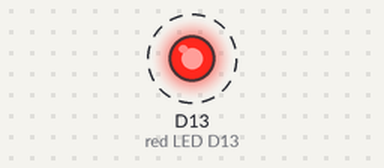
Bench run of a program on a simulated Circuit Playground running CircuitPython. Parts: output pins drawn as LEDs (lit = HIGH). Dashed ring = blinking. What the program prints to the serial console is not drawn.

Above: at 0.2 s.
Timing chart, 0 to 3.0 s (numbered marks = the images above):
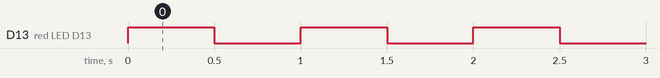

Measured:
- by itself, D13 (red LED D13): alternates HIGH for 0.50 s and LOW for 0.50 s

The program:

code.py
```python
"""
Blink the built-in LED.
Blocking.
"""

# libraries
import time
from adafruit_circuitplayground import cp

# setup
cp.red_led = False

print("blink LED")

# loop
while True:
    cp.red_led = True
    time.sleep( 0.5 )
    cp.red_led = False
    time.sleep( 0.5 )
```
